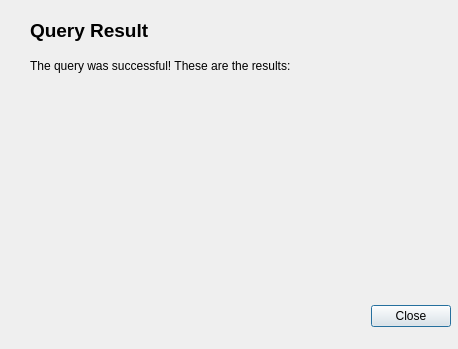
<?xml version="1.0" encoding="UTF-8"?>
<ui version="4.0">
 <class>queryDialog</class>
 <widget class="QDialog" name="queryDialog">
  <property name="geometry">
   <rect>
    <x>0</x>
    <y>0</y>
    <width>458</width>
    <height>349</height>
   </rect>
  </property>
  <property name="windowTitle">
   <string>Dialog</string>
  </property>
  <widget class="QDialogButtonBox" name="buttonBox">
   <property name="geometry">
    <rect>
     <x>110</x>
     <y>300</y>
     <width>341</width>
     <height>32</height>
    </rect>
   </property>
   <property name="orientation">
    <enum>Qt::Horizontal</enum>
   </property>
   <property name="standardButtons">
    <set>QDialogButtonBox::Close</set>
   </property>
  </widget>
  <widget class="QLabel" name="label">
   <property name="geometry">
    <rect>
     <x>30</x>
     <y>20</y>
     <width>281</width>
     <height>21</height>
    </rect>
   </property>
   <property name="font">
    <font>
     <pointsize>14</pointsize>
     <weight>75</weight>
     <bold>true</bold>
    </font>
   </property>
   <property name="text">
    <string>Query Result</string>
   </property>
  </widget>
  <widget class="QLabel" name="label_2">
   <property name="geometry">
    <rect>
     <x>30</x>
     <y>56</y>
     <width>291</width>
     <height>20</height>
    </rect>
   </property>
   <property name="text">
    <string>The query was successful! These are the results:</string>
   </property>
  </widget>
  <widget class="QLabel" name="query_result_label">
   <property name="geometry">
    <rect>
     <x>30</x>
     <y>80</y>
     <width>281</width>
     <height>171</height>
    </rect>
   </property>
   <property name="text">
    <string/>
   </property>
  </widget>
 </widget>
 <resources/>
 <connections>
  <connection>
   <sender>buttonBox</sender>
   <signal>accepted()</signal>
   <receiver>queryDialog</receiver>
   <slot>accept()</slot>
   <hints>
    <hint type="sourcelabel">
     <x>248</x>
     <y>254</y>
    </hint>
    <hint type="destinationlabel">
     <x>157</x>
     <y>274</y>
    </hint>
   </hints>
  </connection>
  <connection>
   <sender>buttonBox</sender>
   <signal>rejected()</signal>
   <receiver>queryDialog</receiver>
   <slot>reject()</slot>
   <hints>
    <hint type="sourcelabel">
     <x>316</x>
     <y>260</y>
    </hint>
    <hint type="destinationlabel">
     <x>286</x>
     <y>274</y>
    </hint>
   </hints>
  </connection>
 </connections>
</ui>
